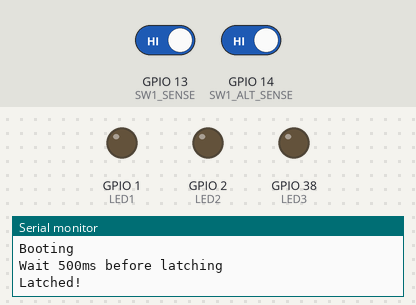
Recording of a program running on a simulated ESP32-S3. Parts: output pins drawn as LEDs (lit = HIGH), the last lines printed to the serial monitor. Inputs (shaded band) come from the test bench; at power-on: GPIO 13 (SW1_SENSE) HIGH, GPIO 14 (SW1_ALT_SENSE) HIGH. Pins used as bus, display or sensor lines are not drawn.

Above: at 2.4 s.
2.5 s: GPIO 13 (SW1_SENSE) driven LOW
At 4.0 s:
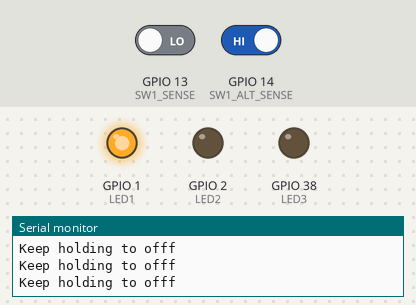
At 6.2 s:
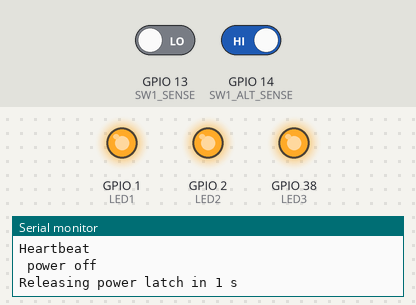
Timing chart, 0 to 14.5 s (numbered marks = the images above; inputs shaded):
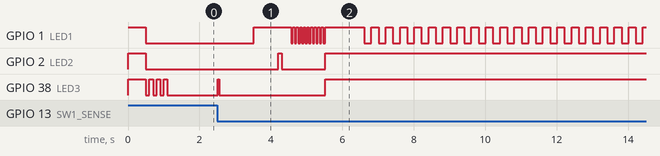

The program:

main.cpp
```cpp
#include <Arduino.h>

// Pin definitions
#define SW1_RESET     21   // Power latch
#define SW1_SENSE     13   // HIGH = not pressed, LOW = pressed
#define SW1_ALT_SENSE 14   // Like what it says, alt sensing circuit
#define LED1          1    // Power off warning LED
#define LED2          2    // Heartbeat LED
#define LED3          38   // Activity/status LED

// Timing constants
#define LATCH_DELAY      500    // 500ms to hold SW1/SW2 for latch to engage
#define LONG_PRESS_TIME  2000   // 2000ms to hold SW1/SW2 for it to shutdown
#define HEARTBEAT_TIME   3000   // Heartbeat on LED2 every 3000ms
#define DEBOUNCE_TIME    50     // 50ms debounce

// State variables
unsigned long buttonPressStart = 0;
bool buttonIsPressed = false;
bool shutdownInitiated = false;
unsigned long lastHeartbeat = 0;

void setup() {
  Serial.begin(115200);

  // Configure sensing input
  pinMode(SW1_SENSE, INPUT);
  pinMode(SW1_ALT_SENSE, INPUT);

  // Configure LEDs
  pinMode(LED1, OUTPUT);
  pinMode(LED2, OUTPUT);
  pinMode(LED3, OUTPUT);

  // All LEDs on to show first boot
  digitalWrite(LED1, HIGH);
  digitalWrite(LED2, HIGH);
  digitalWrite(LED3, HIGH);

  Serial.println("\nBooting");
  Serial.println("Wait 500ms before latching");

  delay(LATCH_DELAY);

  // Latch
  pinMode(SW1_RESET, OUTPUT);
  digitalWrite(SW1_RESET, HIGH);

  Serial.println("Latched!");

  // Startup LED sequence
  digitalWrite(LED1, LOW);
  digitalWrite(LED2, LOW);
  digitalWrite(LED3, LOW);
  delay(100);

  // Blink LED3 3 times to confirm ready
  for (int i = 0; i < 3; i++) {
    digitalWrite(LED3, HIGH);
    delay(100);
    digitalWrite(LED3, LOW);
    delay(100);
  }

  lastHeartbeat = millis(); //amount of time that have passed since program started
}

void shutdown() {
  Serial.println("\n power off");
  shutdownInitiated = true;

  // Flash LED1 rapidly as warning
  for (int i = 0; i < 10; i++) {
    digitalWrite(LED1, HIGH);
    delay(50);
    digitalWrite(LED1, LOW);
    delay(50);
  }

  // All LEDs on before shutdown
  digitalWrite(LED1, HIGH);
  digitalWrite(LED2, HIGH);
  digitalWrite(LED3, HIGH);

  Serial.println("Releasing power latch in 1 s");
  delay(1000);

  Serial.println("GN");
  delay(100);  // Let serial finish

  // Release the latch - power will cut off
  digitalWrite(SW1_RESET, LOW);  // unlatch

  // If we're still here, button is still pressed
  // Blink LED1 to indicate waiting for button release
  while (true) {
    digitalWrite(LED1, !digitalRead(LED1));
    delay(200);
  }
}

void loop() {
  unsigned long currentTime = millis();

  // Read button state (LOW = pressed in your circuit)
  bool senseState = digitalRead(SW1_SENSE);
  bool altSenseState = digitalRead(SW1_ALT_SENSE);

  // Use primary sense or alt sense (whichever shows button pressed)
  bool currentlyPressed = (senseState == LOW) || (altSenseState == LOW);

  // Detect button press start
  if (currentlyPressed && !buttonIsPressed) {
    buttonPressStart = currentTime;
    buttonIsPressed = true;

    Serial.println("Button pressed");

    // LED3 flash ack
    digitalWrite(LED3, HIGH);
    delay(50);
    digitalWrite(LED3, LOW);
  }

  // Check for long press while button is held
  if (currentlyPressed && buttonIsPressed) {
    unsigned long pressDuration = currentTime - buttonPressStart;

    // 1 second mark
    if (pressDuration > 1000 && pressDuration < 1100) {
      Serial.println("Keep holding to offf");
      digitalWrite(LED1, HIGH);  // Warning LED on
    }

    // Long press threshold reached
    if (pressDuration >= LONG_PRESS_TIME) {
      shutdown();
    }
  }

  // Button released before threshold
  if (!currentlyPressed && buttonIsPressed) {
    buttonIsPressed = false;
    digitalWrite(LED1, LOW);  // Turn off warning LED

    unsigned long pressDuration = currentTime - buttonPressStart;
    Serial.print("Button released after");
    Serial.print(pressDuration);
    Serial.println("ms");
  }

  // Heartbeat - LED2 blinks every 3 seconds
  if (currentTime - lastHeartbeat >= HEARTBEAT_TIME) {
    lastHeartbeat = currentTime;


    digitalWrite(LED2, HIGH);
    Serial.println("Heartbeat");
    delay(100);
    digitalWrite(LED2, LOW);
  }


  delay(10);
}
```

Measured:
- after the input at 2.5 s, GPIO 1 (LED1): goes HIGH 1.0 s, 9 × (LOW 0.05 s, HIGH 0.05 s), LOW 0.05 s, HIGH 1.1 s, 19 × (LOW 0.20 s, HIGH 0.20 s), LOW 0.20 s, then HIGH, starting after 1.0 s; GPIO 38 (LED3): LOW → HIGH at once, → LOW 0.05 s later, → HIGH 3.0 s later
